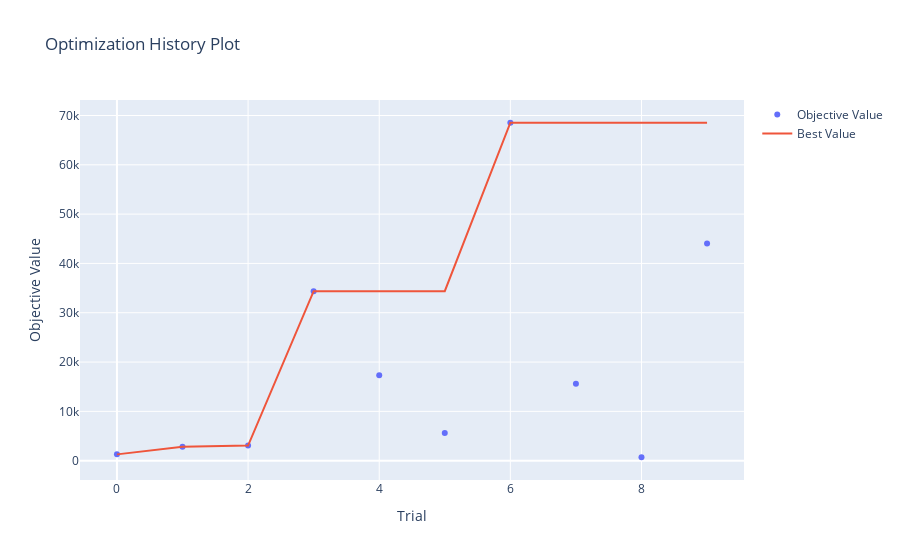

The notebook cell saved with this chart:
### Code cell
optuna.visualization.plot_optimization_history(agent.study)

### Figure 1 — Plotly figure (JSON) as saved in the notebook; plotly's stock layout.template omitted (floating-point values rounded to 4 significant figures)
{"data": [{"mode": "markers", "name": "Objective Value", "type": "scatter", "x": [0, 1, 2, 3, 4, 5, 6, 7, 8, 9], "y": [1277.0, 2827.0, 3064.0, 34370.0, 17330.0, 5620.0, 68530.0, 15600.0, 693.0, 44030.0]}, {"mode": "lines", "name": "Best Value", "type": "scatter", "x": [0, 1, 2, 3, 4, 5, 6, 7, 8, 9], "y": [1277.0, 2827.0, 3064.0, 34370.0, 34370.0, 34370.0, 68530.0, 68530.0, 68530.0, 68530.0]}, {"marker": {"color": "#cccccc"}, "mode": "markers", "name": "Infeasible Trial", "showlegend": false, "type": "scatter", "x": [], "y": []}], "layout": {"title": {"text": "Optimization History Plot"}, "xaxis": {"title": {"text": "Trial"}}, "yaxis": {"title": {"text": "Objective Value"}}}}
